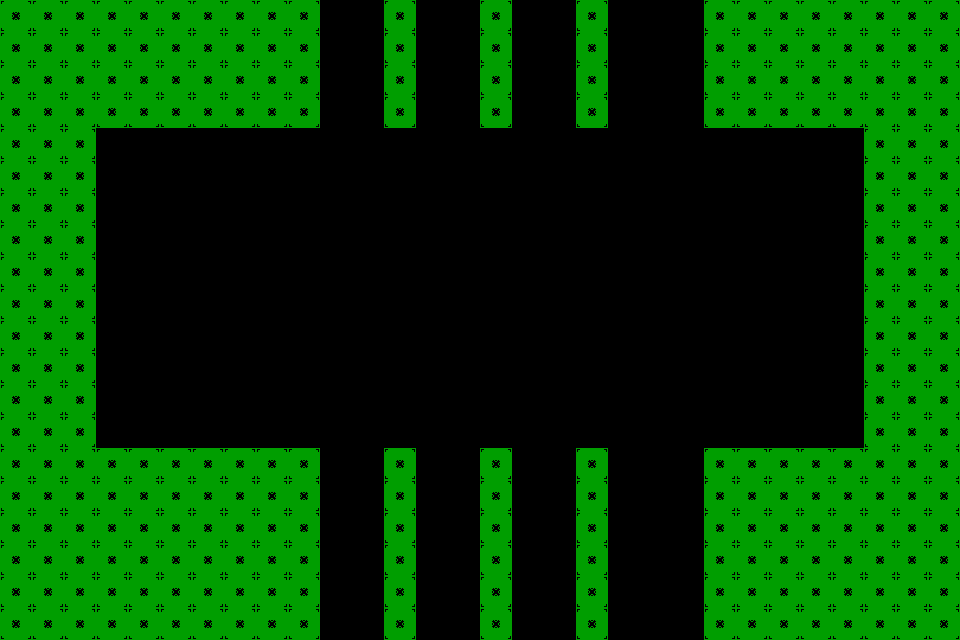

A level layout from a 2D game, rendered from its tile map. Below: a short description, then the map file with its tile-grid data intact:
An orthogonal 30x20 tile map with 32x32 px tiles, 1 tile layer (Layout) and 15 objects (6x InviSpike, 4x MoverSaw, Spawnpoint, Goal, Trigger).

<map version="1.10" tiledversion="1.12.2" orientation="orthogonal" renderorder="right-down" width="30" height="20" tilewidth="32" tileheight="32" infinite="0" nextlayerid="4" nextobjectid="44">
 <editorsettings>
  <export target="../../maps/level4.lua" format="lua" />
 </editorsettings>
 <tileset firstgid="1" name="Props" class="Saw" tilewidth="32" tileheight="32" tilecount="5" columns="0">
  <grid orientation="orthogonal" width="1" height="1" />
  <tile id="0" type="Tile">
   <image source="../../assets/images/test.png" width="32" height="32" />
  </tile>
  <tile id="1" type="Placeholder">
   <image source="../../assets/images/placeholder.png" width="32" height="32" />
  </tile>
  <tile id="3" type="Spike">
   <image source="../../assets/images/spike.png" width="32" height="16" />
  </tile>
  <tile id="4" type="Goal">
   <image source="../../assets/images/goal.png" width="32" height="32" />
  </tile>
  <tile id="5" type="Saw">
   <image source="../../assets/images/saw.png" width="32" height="32" />
  </tile>
 </tileset>
 <layer id="1" name="Layout" width="30" height="20">
  <data encoding="csv">
1,1,1,1,1,1,1,1,1,1,0,0,1,0,0,1,0,0,1,0,0,0,1,1,1,1,1,1,1,1,
1,1,1,1,1,1,1,1,1,1,0,0,1,0,0,1,0,0,1,0,0,0,1,1,1,1,1,1,1,1,
1,1,1,1,1,1,1,1,1,1,0,0,1,0,0,1,0,0,1,0,0,0,1,1,1,1,1,1,1,1,
1,1,1,1,1,1,1,1,1,1,0,0,1,0,0,1,0,0,1,0,0,0,1,1,1,1,1,1,1,1,
1,1,1,0,0,0,0,0,0,0,0,0,0,0,0,0,0,0,0,0,0,0,0,0,0,0,0,1,1,1,
1,1,1,0,0,0,0,0,0,0,0,0,0,0,0,0,0,0,0,0,0,0,0,0,0,0,0,1,1,1,
1,1,1,0,0,0,0,0,0,0,0,0,0,0,0,0,0,0,0,0,0,0,0,0,0,0,0,1,1,1,
1,1,1,0,0,0,0,0,0,0,0,0,0,0,0,0,0,0,0,0,0,0,0,0,0,0,0,1,1,1,
1,1,1,0,0,0,0,0,0,0,0,0,0,0,0,0,0,0,0,0,0,0,0,0,0,0,0,1,1,1,
1,1,1,0,0,0,0,0,0,0,0,0,0,0,0,0,0,0,0,0,0,0,0,0,0,0,0,1,1,1,
1,1,1,0,0,0,0,0,0,0,0,0,0,0,0,0,0,0,0,0,0,0,0,0,0,0,0,1,1,1,
1,1,1,0,0,0,0,0,0,0,0,0,0,0,0,0,0,0,0,0,0,0,0,0,0,0,0,1,1,1,
1,1,1,0,0,0,0,0,0,0,0,0,0,0,0,0,0,0,0,0,0,0,0,0,0,0,0,1,1,1,
1,1,1,0,0,0,0,0,0,0,0,0,0,0,0,0,0,0,0,0,0,0,0,0,0,0,0,1,1,1,
1,1,1,1,1,1,1,1,1,1,0,0,1,0,0,1,0,0,1,0,0,0,1,1,1,1,1,1,1,1,
1,1,1,1,1,1,1,1,1,1,0,0,1,0,0,1,0,0,1,0,0,0,1,1,1,1,1,1,1,1,
1,1,1,1,1,1,1,1,1,1,0,0,1,0,0,1,0,0,1,0,0,0,1,1,1,1,1,1,1,1,
1,1,1,1,1,1,1,1,1,1,0,0,1,0,0,1,0,0,1,0,0,0,1,1,1,1,1,1,1,1,
1,1,1,1,1,1,1,1,1,1,0,0,1,0,0,1,0,0,1,0,0,0,1,1,1,1,1,1,1,1,
1,1,1,1,1,1,1,1,1,1,0,0,1,0,0,1,0,0,1,0,0,0,1,1,1,1,1,1,1,1
</data>
 </layer>
 <objectgroup id="2" name="Objects">
  <object id="3" name="Spawnpoint" gid="2" x="160" y="416" width="32" height="32" />
  <object id="20" name="Goal" gid="5" x="800" y="448" width="32" height="32" />
  <object id="26" name="MoverSaw" gid="6" x="336" y="0" width="32" height="32">
   <properties>
    <property name="endX" type="int" value="336" />
    <property name="endY" type="int" value="672" />
    <property name="isOneWay" type="bool" value="true" />
    <property name="speed" type="int" value="500" />
   </properties>
  </object>
  <object id="29" name="MoverSaw" gid="6" x="528" y="0" width="32" height="32">
   <properties>
    <property name="endX" type="int" value="528" />
    <property name="endY" type="int" value="672" />
    <property name="isOneWay" type="bool" value="true" />
    <property name="speed" type="int" value="500" />
   </properties>
  </object>
  <object id="30" name="MoverSaw" gid="6" x="639" y="672" width="32" height="32">
   <properties>
    <property name="endX" type="int" value="639" />
    <property name="endY" type="int" value="0" />
    <property name="isOneWay" type="bool" value="true" />
    <property name="speed" type="int" value="500" />
   </properties>
  </object>
  <object id="31" name="MoverSaw" gid="6" x="432" y="672" width="32" height="32">
   <properties>
    <property name="endX" type="int" value="432" />
    <property name="endY" type="int" value="0" />
    <property name="isOneWay" type="bool" value="true" />
    <property name="speed" type="int" value="500" />
   </properties>
  </object>
  <object id="33" name="InviSpike" gid="4" x="736" y="448" width="32" height="16">
   <properties>
    <property name="radius" type="int" value="64" />
   </properties>
  </object>
  <object id="35" name="InviSpike" gid="4" x="736" y="448" width="32" height="16">
   <properties>
    <property name="radius" type="int" value="64" />
   </properties>
  </object>
  <object id="36" name="InviSpike" gid="4" x="768" y="448" width="32" height="16">
   <properties>
    <property name="radius" type="int" value="64" />
   </properties>
  </object>
  <object id="37" name="InviSpike" gid="4" x="768" y="448" width="32" height="16">
   <properties>
    <property name="radius" type="int" value="64" />
   </properties>
  </object>
  <object id="38" name="InviSpike" gid="4" x="704" y="448" width="32" height="16">
   <properties>
    <property name="radius" type="int" value="64" />
   </properties>
  </object>
  <object id="39" name="InviSpike" gid="4" x="704" y="448" width="32" height="16">
   <properties>
    <property name="radius" type="int" value="64" />
   </properties>
  </object>
  <object id="41" name="Trigger" gid="2" x="640" y="416" width="32" height="32">
   <properties>
    <property name="id" value="moreSaws" />
    <property name="radius" type="int" value="64" />
   </properties>
  </object>
  <object id="42" gid="2" x="672" y="672" width="32" height="32" />
  <object id="43" gid="2" x="608" y="672" width="32" height="32" />
 </objectgroup>
</map>
